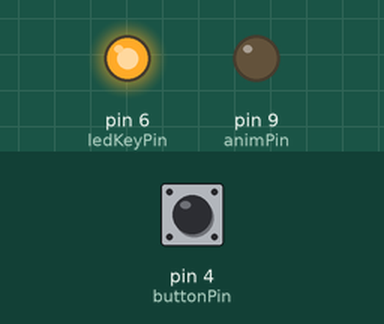
A sketch run on a simulated Arduino Uno, built with avr-gcc and run on an emulated ATmega328P. Shown: output pins drawn as LEDs (lit = HIGH). Inputs (shaded band) come from the test bench; at power-on: pin 4 (buttonPin) LOW.

Above: at 1.2 s.
1.3 s: pin 4 (buttonPin) pulled HIGH for 0.15 s
At 2.3 s:
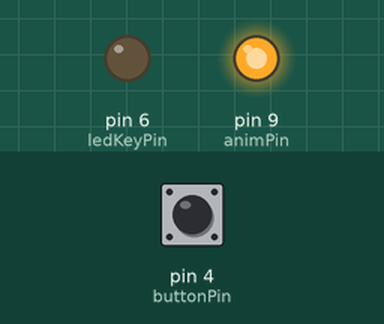
At 3.5 s:
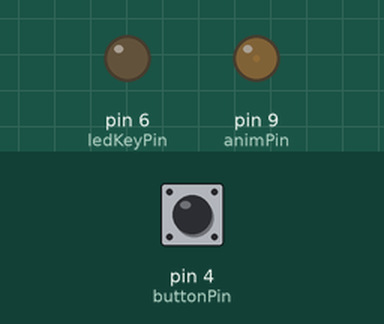
Timing chart, 0 to 12.6 s (numbered marks = the images above; inputs shaded):
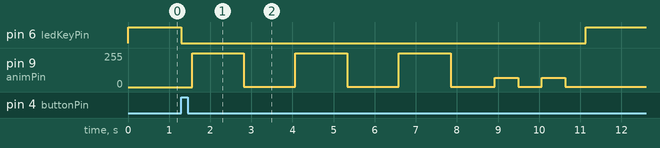

Measured:
- after the input at 1.3 s, pin 6 (ledKeyPin): HIGH → LOW at once, → HIGH 9.8 s later; pin 9 (animPin): 0/255 → 254/255 after 0.26 s, → 1/255 1.3 s later, → 254/255 1.3 s later, → 1/255 1.3 s later, … (10 changes in this stretch)

The sketch:

animation.ino
```cpp
// Animation moving

int animPin = 9;  // Пин соленойда
int buttonPin = 4;  // Пин кнопки
int ledKeyPin = 6;  // Пин транзистора включающего LED кнопки
int pwmVol; // PWM signal's volume

void setup() {
  pinMode(animPin, OUTPUT);
  pinMode(ledKeyPin, OUTPUT);
  pinMode(buttonPin, INPUT);
  digitalWrite(ledKeyPin, HIGH);
}

void loop() {
  // Waiting for the button
  if (digitalRead(buttonPin) == HIGH){
    digitalWrite(ledKeyPin, LOW);
    // Работаем в полную силу
    for (int i = 0; i < 3; i++){
      Serial.println(i);
      // Animation FORWARD
      moving (0, 255, 1);
      //Pause
      delay(1000);
      // Animation BACK
      moving (255, 0, 1);
      //Pause
      delay(1000);
    }
    // Работаем на 50% 2 раза
        for (int i = 0; i < 2; i++){
      // Animation FORWARD
      moving (0, 70, 1);
      //Pause
      delay(500);
      // Animation BACK
      moving (70, 0, 1);
      //Pause
      delay(500);
    }

  } else {
    digitalWrite(ledKeyPin, HIGH);
  }
}

// Функция движения соленоида (начальная мощность PWM сигнала(позиция), конечная мощьность(позиция), задержка в цикле)
void moving (int pwmFrom, int pwmTo, int delayTime){
  int k;
  if (pwmFrom < pwmTo){
    k = 1;
  } else {
    k = -1;
  }
  for (pwmVol = pwmFrom; pwmVol != pwmTo; pwmVol = pwmVol + k){
    analogWrite(animPin, pwmVol);
    delay(delayTime);
  }
}
```
